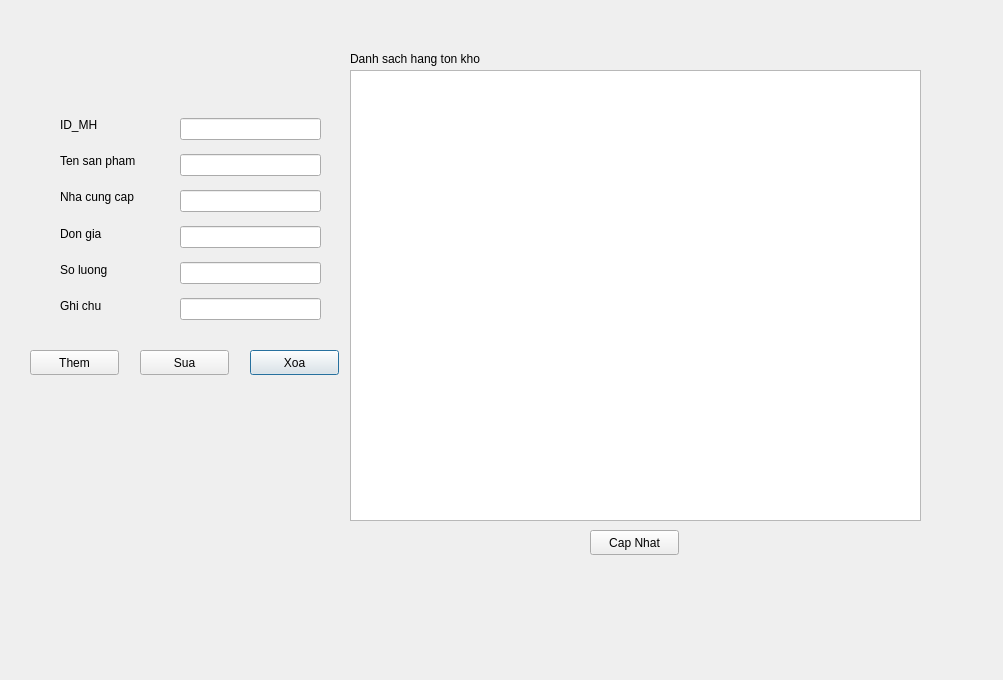
<?xml version="1.0" encoding="UTF-8"?>
<ui version="4.0">
 <class>HangTK</class>
 <widget class="QDialog" name="HangTK">
  <property name="geometry">
   <rect>
    <x>0</x>
    <y>0</y>
    <width>1003</width>
    <height>680</height>
   </rect>
  </property>
  <property name="windowTitle">
   <string>Dialog</string>
  </property>
  <widget class="QWidget" name="layoutWidget">
   <property name="geometry">
    <rect>
     <x>60</x>
     <y>110</y>
     <width>121</width>
     <height>211</height>
    </rect>
   </property>
   <layout class="QVBoxLayout" name="verticalLayout">
    <item>
     <widget class="QLabel" name="label_6">
      <property name="text">
       <string>ID_MH</string>
      </property>
     </widget>
    </item>
    <item>
     <widget class="QLabel" name="label">
      <property name="text">
       <string>Ten san pham</string>
      </property>
     </widget>
    </item>
    <item>
     <widget class="QLabel" name="label_5">
      <property name="text">
       <string>Nha cung cap</string>
      </property>
     </widget>
    </item>
    <item>
     <widget class="QLabel" name="label_2">
      <property name="text">
       <string>Don gia</string>
      </property>
     </widget>
    </item>
    <item>
     <widget class="QLabel" name="label_3">
      <property name="text">
       <string>So luong</string>
      </property>
     </widget>
    </item>
    <item>
     <widget class="QLabel" name="label_4">
      <property name="text">
       <string>Ghi chu</string>
      </property>
     </widget>
    </item>
   </layout>
  </widget>
  <widget class="QTableView" name="tableView">
   <property name="geometry">
    <rect>
     <x>350</x>
     <y>70</y>
     <width>571</width>
     <height>451</height>
    </rect>
   </property>
  </widget>
  <widget class="QPushButton" name="pushButton_3">
   <property name="geometry">
    <rect>
     <x>250</x>
     <y>350</y>
     <width>89</width>
     <height>25</height>
    </rect>
   </property>
   <property name="text">
    <string>Xoa</string>
   </property>
  </widget>
  <widget class="QWidget" name="layoutWidget_2">
   <property name="geometry">
    <rect>
     <x>180</x>
     <y>110</y>
     <width>141</width>
     <height>221</height>
    </rect>
   </property>
   <layout class="QVBoxLayout" name="verticalLayout_2">
    <item>
     <widget class="QLineEdit" name="lineEdit_idMH"/>
    </item>
    <item>
     <widget class="QLineEdit" name="lineEdit_tenSP"/>
    </item>
    <item>
     <widget class="QLineEdit" name="lineEdit_nhaCC"/>
    </item>
    <item>
     <widget class="QLineEdit" name="lineEdit_donGia"/>
    </item>
    <item>
     <widget class="QLineEdit" name="lineEdit_sl"/>
    </item>
    <item>
     <widget class="QLineEdit" name="lineEdit_ghiChu"/>
    </item>
   </layout>
  </widget>
  <widget class="QPushButton" name="pushButton_4">
   <property name="geometry">
    <rect>
     <x>590</x>
     <y>530</y>
     <width>89</width>
     <height>25</height>
    </rect>
   </property>
   <property name="text">
    <string>Cap Nhat</string>
   </property>
  </widget>
  <widget class="QPushButton" name="pushButton_2">
   <property name="geometry">
    <rect>
     <x>140</x>
     <y>350</y>
     <width>89</width>
     <height>25</height>
    </rect>
   </property>
   <property name="text">
    <string>Sua</string>
   </property>
  </widget>
  <widget class="QLabel" name="label_7">
   <property name="geometry">
    <rect>
     <x>350</x>
     <y>50</y>
     <width>201</width>
     <height>17</height>
    </rect>
   </property>
   <property name="text">
    <string>Danh sach hang ton kho</string>
   </property>
  </widget>
  <widget class="QPushButton" name="pushButton">
   <property name="geometry">
    <rect>
     <x>30</x>
     <y>350</y>
     <width>89</width>
     <height>25</height>
    </rect>
   </property>
   <property name="text">
    <string>Them</string>
   </property>
  </widget>
 </widget>
 <resources/>
 <connections/>
</ui>
